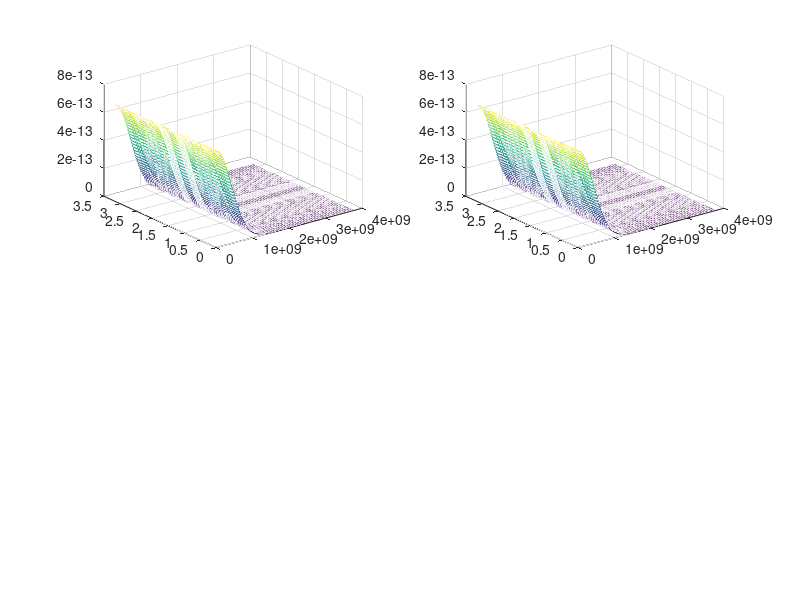

Recreate this plot in MATLAB. (Note: this script raises an error after producing the figure.)
function F = interpolate_numerical_distribution()

pitch_file = fopen('pitch_i.txt', 'r');
vel_file = fopen('u_j.txt', 'r');
dist_file = fopen('f_ij.txt', 'r');

pitch_vals = fscanf(pitch_file, '%f');
vel_vals = fscanf(vel_file, '%f');
f_vals = fscanf(dist_file, '%f');

size_f = length(f_vals);
num = sqrt(size_f);

n_o = 8e14;
temp = 1.6022e-10; %temperature in erg
m_e = 9.109*10^-28;
u_th = sqrt(2*temp/m_e);
lIndex = [0 1 2];

[u,z] = meshgrid(vel_vals,pitch_vals);
maxwell = n_o.*exp(-u.^2./u_th^2).*(z.*0 + 1)./(u_th.^3.*pi^(3/2));

f_vals = reshape(f_vals, [num num]);

ax1 = subplot(2,2,1);
mesh(vel_vals,pitch_vals,f_vals);
ax2 = subplot(2,2,2);
mesh(u,z,maxwell);

u = u';

z = z';

F = griddedInterpolant(u,z,f_vals);


end